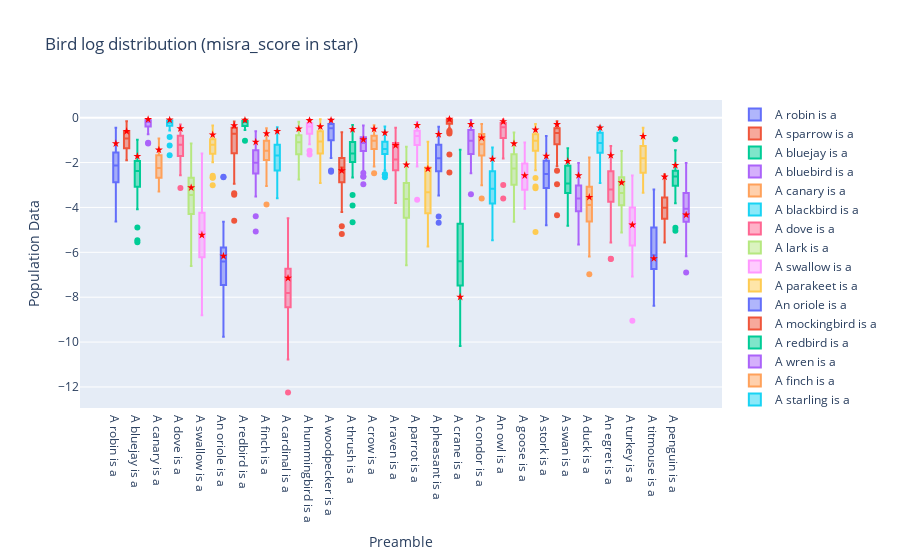

The cell this chart's notebook holds for it:
### Code cell
# Assuming your CSV file is named "data.csv"
misra_data_bert = pd.read_csv('rosch1975_alternate/bert-base-uncased.csv')
pop_data_bert_50 = pd.read_csv('rosch1975_alternate_popLM_50/bert-base-uncased.csv')
#display(misra_data_bert.head())
misra_data_bert['score (sum, mean, [list)'].head()
pop_data_bert_50['score (sum, mean, [list)'][0]
print(len(misra_data_bert))
print(len(pop_data_bert_50))
mergedDF_50 = pd.merge(misra_data_bert, pop_data_bert_50, on=['item', 'category'], how='left')
print(len(mergedDF_50))
mergedDF_50 = mergedDF_50.drop(columns=['stimulus_y','rank_y', 'params_y', 'model_y'])
mergedDF_50['score (sum, mean, [list)_x'] = mergedDF_50['score (sum, mean, [list)_x'].apply(ast.literal_eval)
mergedDF_50['score (sum, mean, [list)_y'] = mergedDF_50['score (sum, mean, [list)_y'].apply(ast.literal_eval)

mergedDF_50.rename(columns={'score (sum, mean, [list)_x': 'misra score (sum, mean, [list])'}, inplace=True)
mergedDF_50.rename(columns={'score (sum, mean, [list)_y': 'popLM score (sum, mean, [list])'}, inplace=True)

print(mergedDF_50['popLM score (sum, mean, [list])'].head())
print(mergedDF_50['popLM score (sum, mean, [list])'][0])
print(len(mergedDF_50['popLM score (sum, mean, [list])'][0]))
print([[t[2][0] for t in m] for m in mergedDF_50['popLM score (sum, mean, [list])']])

mergedDF_50['population data'] = [[t[2][0] for t in m] for m in mergedDF_50['popLM score (sum, mean, [list])']]

mergedDF_50['misra_score'] = [t[2][0] for t in mergedDF_50['misra score (sum, mean, [list])']]

testDF_50 = mergedDF_50

df_50 = mergedDF_50.copy()
# Create an empty list to store the boxplots
boxplots = []
misra_score_markers = []


# Iterate through each row of the DataFrame and create a boxplot for each row
for index, row in testDF_50.iterrows():
    if(row['stimulus_x'] == 'bird.'):
        preamble = row['preamble_x']
        population_data = row['population data']
        boxplot = go.Box(y=population_data, name=preamble)
        boxplots.append(boxplot)
        misra_score = row['misra_score']

        misra_score_marker = go.Scatter(x=[preamble], y=[misra_score], mode='markers', 
                                  name='Misra Score', marker=dict(color='red', symbol='star'))
        misra_score_markers.append(misra_score_marker)

# Create the figure with all the boxplots
fig = go.Figure(data=boxplots + misra_score_markers)

# Update the layout to provide a title and labels for the axes
fig.update_layout(
    title="Bird log distribution (misra_score in star)",
    xaxis_title="Preamble",
    yaxis_title="Population Data",
)

# Show the interactive plot in Jupyter Notebook
fig.show()
